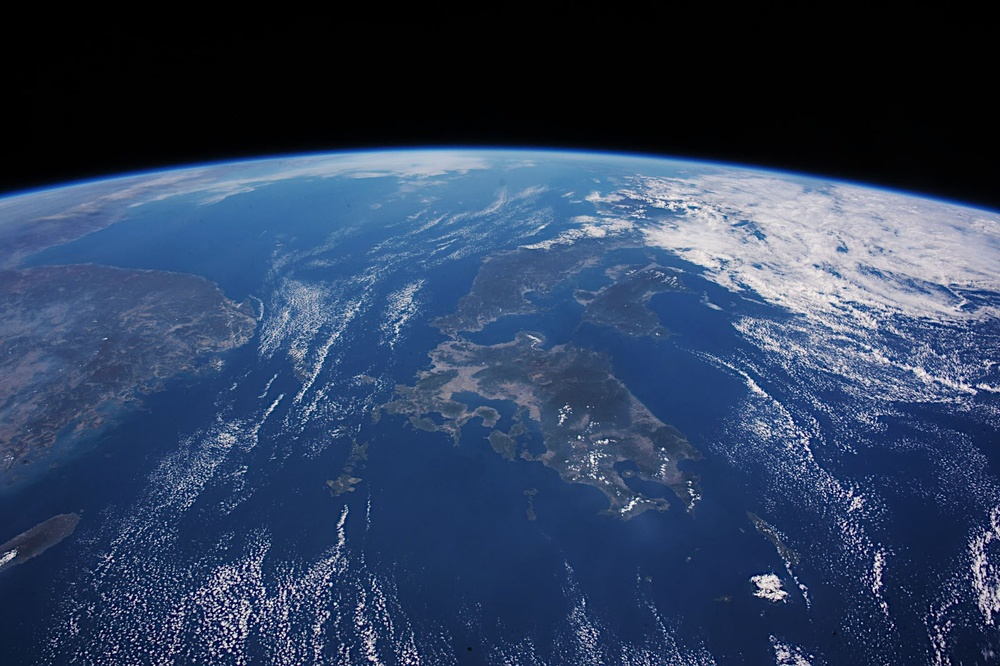
#> input picture Camera-test/Evaluation-desert/iss1.jpg, 1000 x 666 px, shrunk from 1600 x 1065 before the run, found by its file name; its folder holds only this picture in this run
$ python sobel.py   (older library calls are emulated)
#> lines starting #> are read from the running program, lines starting #| are printed output that depends on the picture; long printed decimals are rounded
import cv2
import numpy as np

def sobel_variance(image_path):
    # 画像を読み込む
#> called with image_path = 'Camera-test\\Evaluation-desert\\iss1.jpg'
    image = cv2.imread(image_path, cv2.IMREAD_GRAYSCALE)
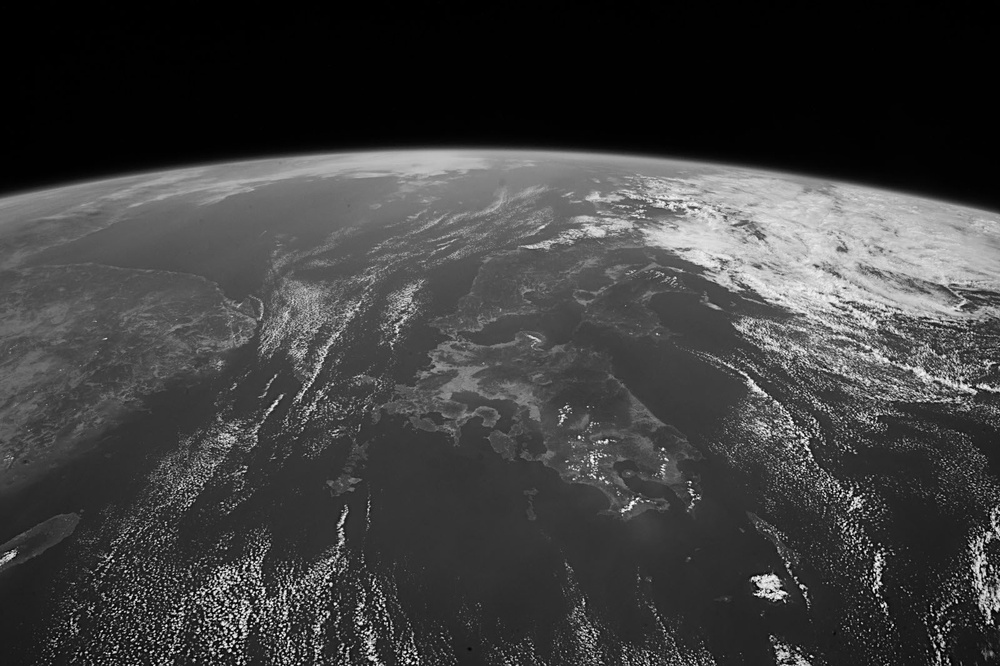
#> image: shape (666, 1000); min 0, max 255, mean 62.9

    # 画像が正常に読み込まれたか確認
    if image is None:
        print(f"Error: Could not open or find the image at {image_path}")
        return None

    # Sobelフィルタを適用
    sobelx = cv2.Sobel(image, cv2.CV_64F, 1, 0, ksize=3)
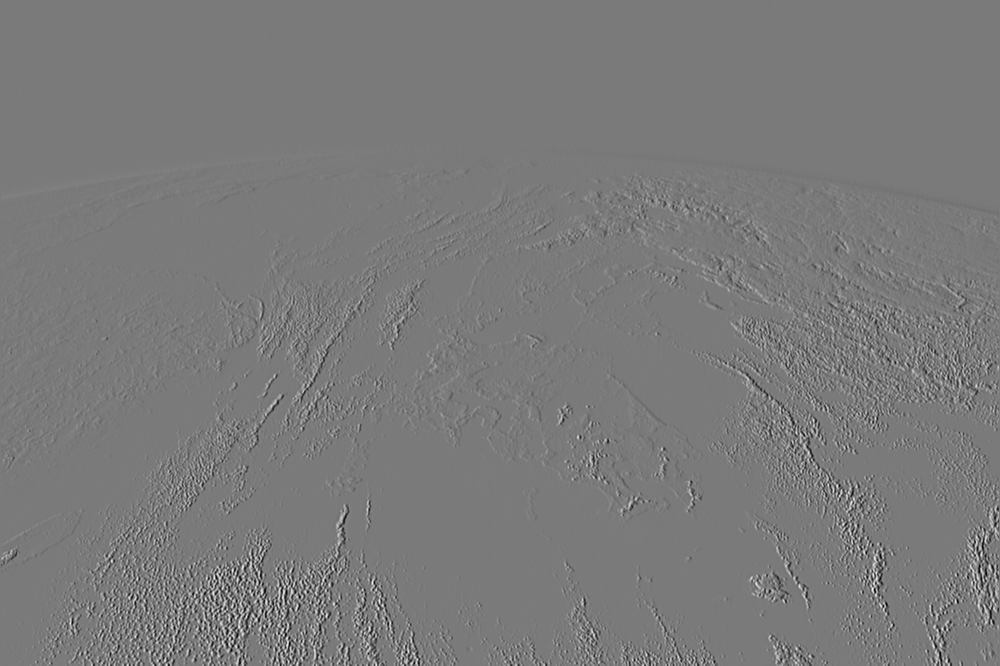
#> sobelx: shape (666, 1000) float64; min -871, max 940, mean 0.1; drawn with min black and max white
    sobely = cv2.Sobel(image, cv2.CV_64F, 0, 1, ksize=3)
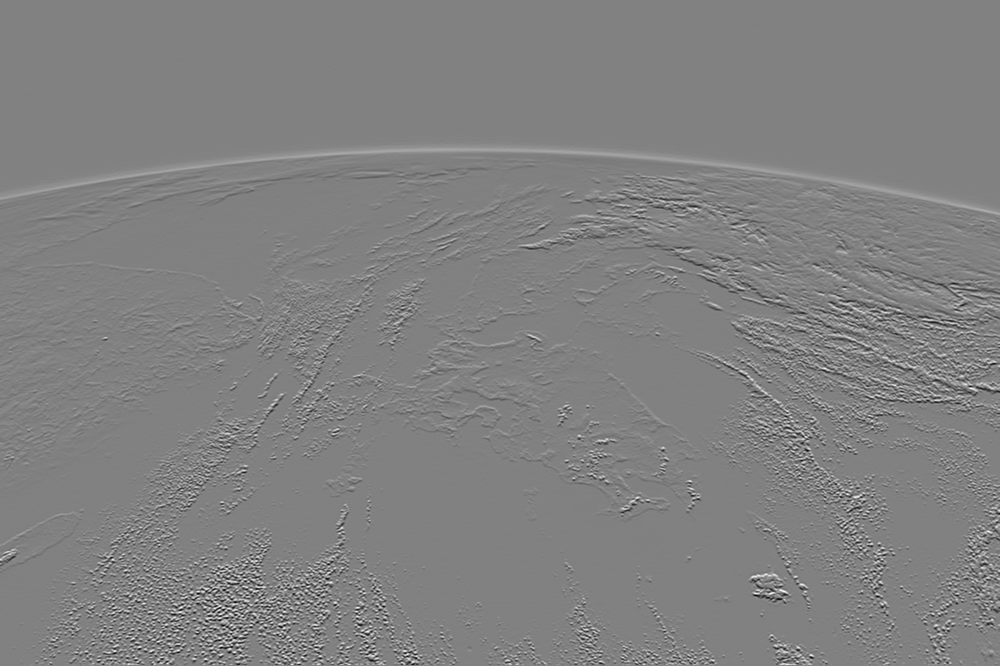
#> sobely: shape (666, 1000) float64; min -916, max 890, mean 0.7; drawn with min black and max white

    # 分散を計算
    sobel_var = np.var(sobelx) + np.var(sobely)
#> sobel_var = 16308.1
    return sobel_var

if __name__ == "__main__":
    import time

    start_time = time.time()
    for x in range(100):
        for i in range(1, 5):  # 1から5までの連番
            image_path = f'Camera-test\Evaluation-desert\iss{i}.jpg'  # 画像のパスを生成
            result = sobel_variance(image_path)
#> result = 16308.1

            if result is not None:
                print(f"Sobel Variance for the image at {image_path}: {result}")
#| Sobel Variance for the image at Camera-test\Evaluation-desert\iss1.jpg: 16308.103
        end_time = time.time()
        elapsed_time = end_time - start_time
#> elapsed_time = 0.259
        print(f"実行時間: {elapsed_time} 秒")
#| 実行時間: 0.2587 秒
